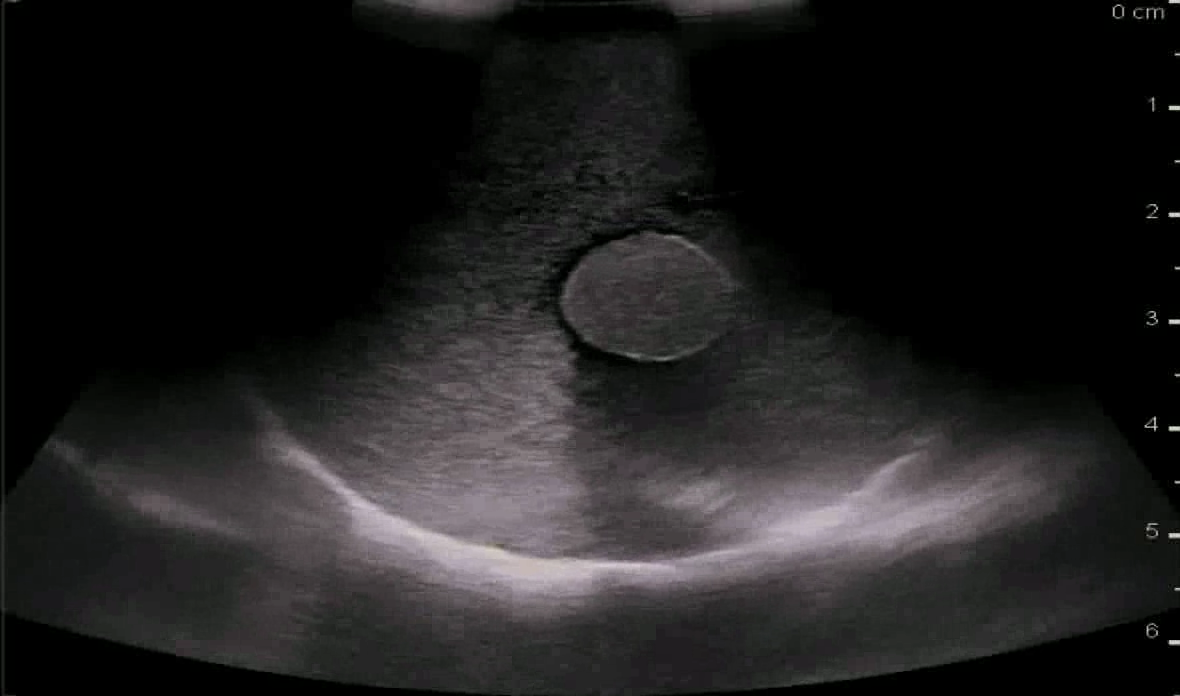
%> input picture Matlab/Optimisation/tumour2.png, 1180 x 696 px
$ octave Analysis_image.m   (GNU Octave 9; MATLAB toolbox functions it lacks are replaced by stand-ins)
%> lines starting %> are read from the running program, lines starting %| are printed output that depends on the picture; in (x1, y1, x2, y2) boxes, pixels count from 0 and x2, y2 are one past the last pixel; in counts of white or black regions, pixels touching at a corner belong together; the program's own positions count from 1


A = rgb2gray(imread('tumour2.png'));
%> A: size 696x1180 uint8; min 0, max 223, mean 31
A2 = A(100:400,350:830);
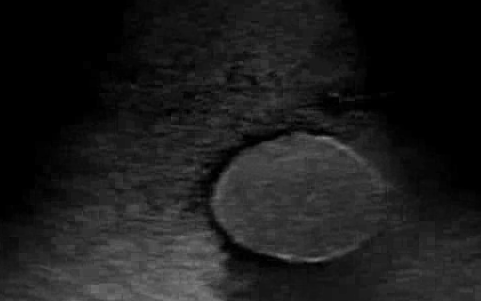
%> A2: size 301x481 uint8; min 0, max 128, mean 27.7
A3 = medfilt2(A2,[25 25]);
J = adapthisteq(A3);
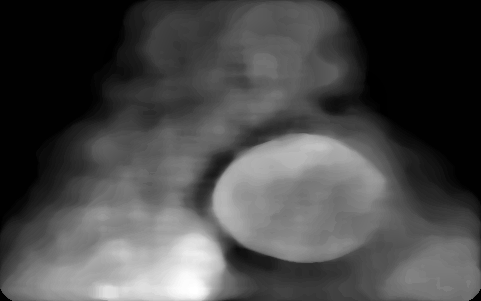
%> J: size 301x481 uint8; min 0, max 255, mean 72.8
A_sharp = imsharpen(A3,'Radius',20,'Amount',2);
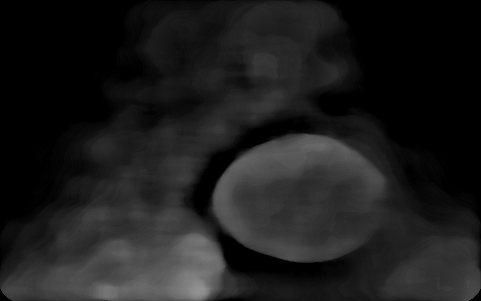
%> A_sharp: size 301x481 uint8; min 0, max 147, mean 28.5
A_modified = A_sharp - A3;
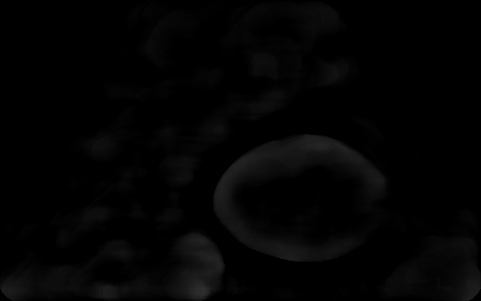
%> A_modified: size 301x481 uint8; min 0, max 47, mean 3.4
% L = watershed(A_modified);
BW = imbinarize(A_modified,'global');
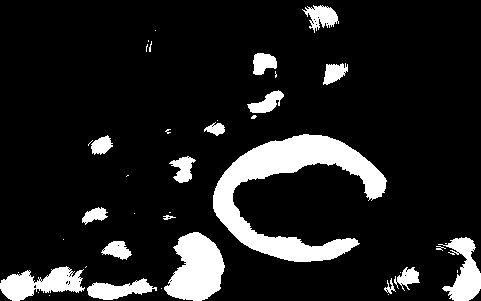
%> BW: size 301x481 logical; 12.6% white; 40 white regions (22 under 20 px), largest, box (x1, y1, x2, y2) and area: (213, 134, 387, 262) 7888, (164, 232, 225, 301) 2845, (0, 266, 85, 301) 1636
% [centers,radii] = imfindcircles(BW,[50 100],'Sensitivity',0.95);
imshow(BW);
% viscircles(centers,radii);
hblob = vision.BlobAnalysis('AreaOutputPort', true, ... % Set blob analysis handling
                                'CentroidOutputPort', true, ...
                                'BoundingBoxOutputPort', true', ...
                                'MinimumBlobArea', 5000, ...
                                'MaximumBlobArea', 10000, ...
                                'MaximumCount', 1);

[area,centroid, bbox] = hblob(BW);
%> area = 7888; centroid = [292 191.3]; bbox = [214 135 174 128]
bbox = bbox + int32([350,100,0,0]);
%> bbox = [564 235 174 128]
tracked_photo = insertShape(A, 'Rectangle', bbox);

s = regionprops(BW,{...
    'Centroid',...
    'MajorAxisLength',...
    'MinorAxisLength',...
    'Orientation'});
%> s = 40 regions; first 5, Centroid, MajorAxisLength, MinorAxisLength and Orientation: [41.3 284.3] 95.64 26.91 7.11, [19 273] 1.15 1.15 0, [39 293] 1.15 1.15 0, [50 296] 1.15 1.15 0, [64 240] 1.15 1.15 0
t = linspace(0,2*pi,50);
imshow(tracked_photo)
% [13 lines of commented-out code are left out]

$ run again, with Matlab/Optimisation/Kidney0900.bmp saved as Matlab/Optimisation/tumour2.png
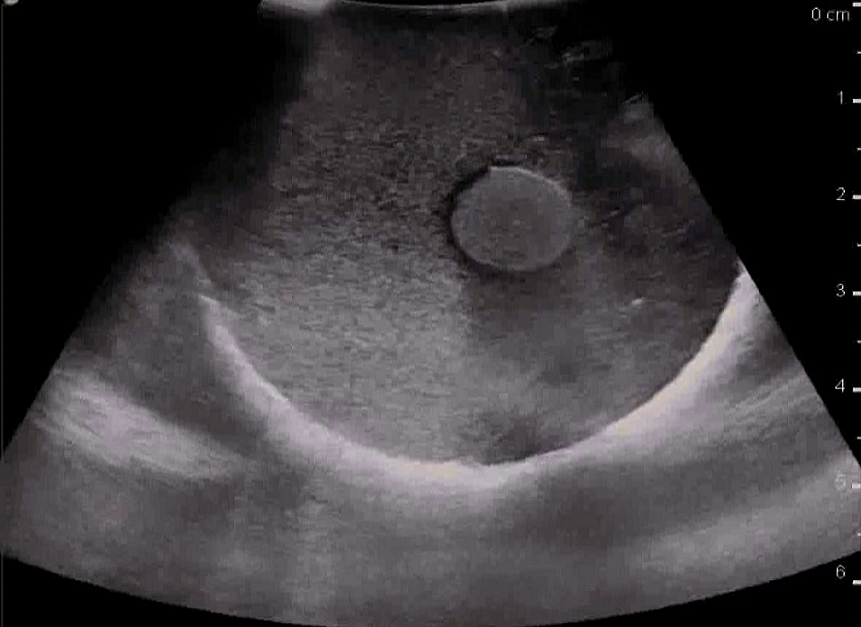
%> input picture Matlab/Optimisation/Kidney0900.bmp, 861 x 627 px
%> `A_sharp = imsharpen(A3,'Radius',20,'Amount',2);`:
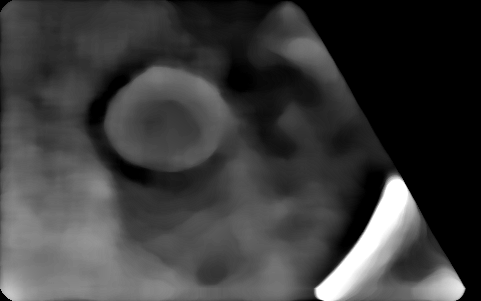
%> A_sharp: size 301x481 uint8; min 0, max 255, mean 60
%> `BW = imbinarize(A_modified,'global');`:
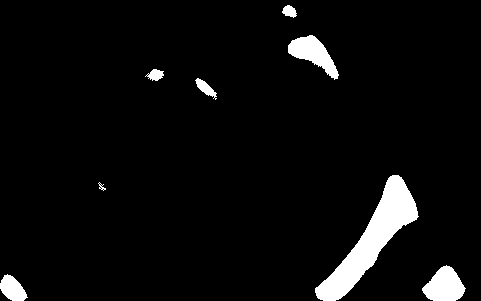
%> BW: size 301x481 logical; 4.9% white; 8 white regions, largest, box (x1, y1, x2, y2) and area: (315, 175, 419, 301) 3992, (422, 265, 466, 301) 1046, (288, 35, 339, 80) 1037
%> area = []
%> s = 8 regions; Centroid, MajorAxisLength, MinorAxisLength and Orientation: [13.2 289.5] 31.82 19.73 -45.85, [102.3 187.5] 10.49 5.43 -49.97, [156.2 75.5] 16.63 11.22 9.4, [206.2 88.7] 27.74 9.28 -41.26, [290.1 12] 15.27 11.02 -26.86, [313.9 54.3] 59.62 25.86 -35, [372.5 240.1] 165.4 36.91 54.05, [445.2 286.6] 40.3 34.7 16.4
